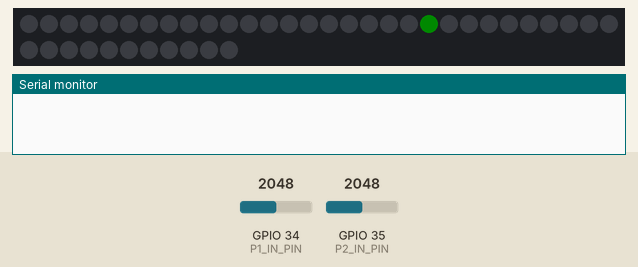
This program was run on a simulated ESP32. On the bench: 41 RGB LEDs in strip order, left to right, continuing on the next row, the last lines printed to the serial monitor. The inputs (shaded band) are chosen by the test bench; at power-on: GPIO 34 (P1_IN_PIN) = 2048, GPIO 35 (P2_IN_PIN) = 2048. Dim RGB values are drawn brighter than linear.

Above: at 1.2 s.
1.3 s: GPIO 34 (P1_IN_PIN) set to 2746
2.8 s: GPIO 34 (P1_IN_PIN) set to 2874
4.3 s: GPIO 35 (P2_IN_PIN) set to 2729
5.8 s: GPIO 35 (P2_IN_PIN) set to 2840
At 38.57 s:
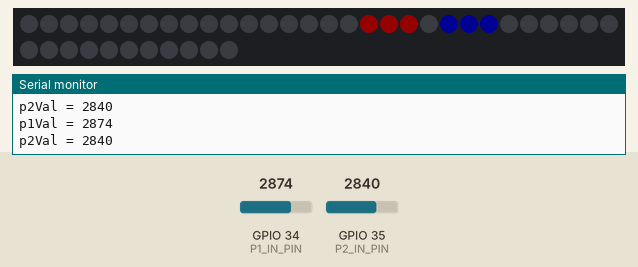
At 39.2 s:
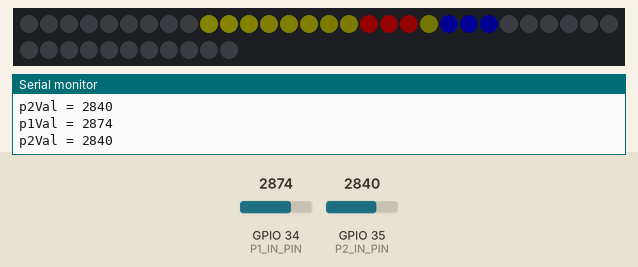
Timing chart, 0 to 39.9 s (numbered marks = the images above; inputs shaded):
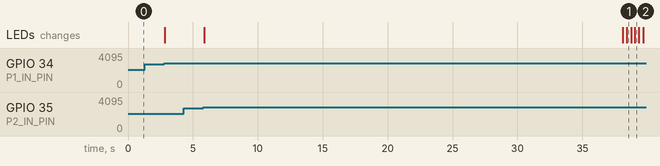

Measured:
- the behaviour switches between 2800 and 2801 on GPIO 35 (P2_IN_PIN) (found by bisection; images 0 and 1)
- after the input at 1.3 s, every drawn part: stays the same
- after the input at 5.8 s, the LEDs: first change after 0.06 s (image 1 shows a later state)

The program:

main.cpp
```cpp
#include <Arduino.h>
#include "FastLED.h"
#include "RunningAverage.h"

// #define NUM_LEDS      120
#define NUM_LEDS      41
#define DATA_PIN      17
#define FRAMES_PER_SECOND 120
#define MAX_POINTS 5
#define ONE_POINT (NUM_LEDS / 2 / MAX_POINTS)
#define BRIGHTNESS 20

// Yellow wire is connected to TX / GPIO 1 with weak pull up
// Red wire is connected to pin 35
// black is 34
#define P1_IN_PIN 34
#define P2_IN_PIN 35

CRGB leds[NUM_LEDS];
uint8_t gHue = 0;

int centerIdx = floor(NUM_LEDS / 2);

int p1Score = 0;
int p2Score = 0;
bool button1pressed = false;
bool button2pressed = false;
bool pulse1 = false;
bool stopGame = false;
int p1State = 0;
int p2State = 0;
int p1Threshhold = 2800;
int p2Threshhold = 2800;
long changed = 0;

RunningAverage p1RA(10);
RunningAverage p2RA(10);

void markChanged() {
  changed = 2000l * (p1Score + p2Score + 1);
}

void reset() {
  p1Score = 0;
  p2Score = 0;
  for (int i = 0; i < FRAMES_PER_SECOND / 2; i++) {
    p1RA.addValue( analogRead(P1_IN_PIN));
    p2RA.addValue( analogRead(P2_IN_PIN));
  }
  if (p1RA.getAverage() > p1Threshhold) {
    p1State = FRAMES_PER_SECOND * 2 / 3;
  }
  if (p2RA.getAverage() > p2Threshhold) {
    p2State = FRAMES_PER_SECOND * 2 / 3;
  }
  markChanged();
}

void setup() {
  Serial.begin(115200);
  while(!Serial) {
    delay(10);
  }

  FastLED.addLeds<WS2812B, DATA_PIN, GRB>(leds, NUM_LEDS).setCorrection(TypicalLEDStrip);
  FastLED.setBrightness(BRIGHTNESS);

  pinMode(P1_IN_PIN, INPUT);
  pinMode(P2_IN_PIN, INPUT);

  // To try:
  // setCpuFrequencyMhz(120);

  // uint32_t Freq = 0;
  // // setCpuFrequencyMhz(120);
  // Freq = getCpuFrequencyMhz();
  // Serial.print("CPU Freq = ");
  // Serial.print(Freq);
  // Serial.println(" MHz");
  // Freq = getXtalFrequencyMhz();
  // Serial.print("XTAL Freq = ");
  // Serial.print(Freq);
  // Serial.println(" MHz");
  // Freq = getApbFrequency();
  // Serial.print("APB Freq = ");
  // Serial.print(Freq);
  // Serial.println(" Hz");

  reset();

}


// ************* Start of "test" ********************
void comet();

void loop()
{

  long startTime = millis();

    // EVERY_N_MILLISECONDS(100)
    // {
    //   Serial.print(p1Score);
    //   Serial.print(":");
    //   Serial.println(p2Score);
    // }

    FastLED.clear();

  if (changed < 0) {
    comet();
  }
  else {
    leds[centerIdx] = CRGB::Green;
  }

      p1RA.addValue( analogRead(P1_IN_PIN));
      p2RA.addValue( analogRead(P2_IN_PIN));

      int p1Val = p1RA.getAverage();


    EVERY_N_MILLISECONDS(100)
    {
      if (p1Val > p1Threshhold && p1Val < 3900) {
        Serial.printf("p1Val = %d\n", p1Val);
      }
    }

      // if reading high...
      if (p1Val > p1Threshhold) {
        // and the player state is unhooked
        if (p1State == 0) {
          markChanged();
          // give them a point
          p1Score++;
          // mark the player as hooked (FRAMES_PER_SECOND would be off for 1 second)
          p1State = FRAMES_PER_SECOND * 2 / 3;
        }
        else {
          p1Threshhold = min(p1Val - 200, 2800);
        }
      }
      else {
        // if the player was hooked
        if (p1State > 0) {
          markChanged();

          // make them unhooked after some amount of time (set above)
          p1State--;
        }
      }

      // mark the lights with the number of points
      // fill_solid(leds, map(p1Score, 0, MAX_POINTS, 0, NUM_LEDS), CRGB::Blue);
      for (int i = floor(NUM_LEDS / 2) - 1; i > floor(NUM_LEDS / 2) - ONE_POINT * p1Score; i--)
      {
        leds[i] = CRGB::Red;
      }

      if (p1Score == MAX_POINTS) {
        FastLED.clear();

        for (int j = 0; j < FRAMES_PER_SECOND * 3; j++)
        {

          for (int i = floor(NUM_LEDS / 2) - 1; i >= floor(NUM_LEDS / 2) - ONE_POINT * p1Score; i--)
          {
            leds[i] = CRGB::Red;
            leds[i].nscale8(beatsin8(40));
          }
          FastLED.show();
          FastLED.delay(1000 / FRAMES_PER_SECOND);
        }
        reset();
      }


      // ----- Player 2:

      int p2Val = p2RA.getAverage();

    EVERY_N_MILLISECONDS(100)
    {
      if (p2Val > p2Threshhold && p2Val < 3900) {
        Serial.printf("p2Val = %d\n", p2Val);
      }
    }

      // if reading high...
      if (p2Val > p2Threshhold) {
        // and the player state is unhooked
        if (p2State == 0) {
          markChanged();
          // give them a point
          p2Score++;
          // mark the player as hooked (FRAMES_PER_SECOND would be off for 1 second)
          p2State = FRAMES_PER_SECOND * 2 / 3;
        }
        else {
          p2Threshhold = min(p2Val - 200, 2800);
        }
      }
      else {
        // if the player was hooked
        if (p2State > 0) {
          markChanged();

          // make them unhooked after some amount of time (set above)
          p2State--;
        }
      }

      // mark the lights with the number of points
      for (int i = ceil(NUM_LEDS / 2) + 1; i < floor(NUM_LEDS / 2) + ONE_POINT * p2Score; i++)
      {
        leds[i] = CRGB::Blue;
      }


      if (p2Score == MAX_POINTS) {
        FastLED.clear();

        for (int j = 0; j < FRAMES_PER_SECOND * 3; j++)
        {
          for (int i = ceil(NUM_LEDS / 2) + 1; i <= floor(NUM_LEDS / 2) + ONE_POINT * p2Score; i++)
          {
            leds[i] = CRGB::Blue;
            leds[i].nscale8(beatsin8(40));
          }
          FastLED.show();
          FastLED.delay(1000 / FRAMES_PER_SECOND);
        }

        reset();
      }

  FastLED.show();
  long delayAmt = (1000 / FRAMES_PER_SECOND) - (millis() - startTime);
  if (delayAmt > 0) {
    changed--;
  }
  else {
    delayAmt = 0;
  }
  // Serial.print("Sleeping for x ms: ");
  // Serial.println(delayAmt);
  FastLED.delay(delayAmt);
}

// ************* End of "test" ******************


// // ************* Start of "rainbowWithGlitter" ********************
// void rainbow()
// {
//   // FastLED's built-in rainbow generator
//   fill_rainbow( leds, NUM_LEDS, gHue, 7);
// }

// void addGlitter( fract8 chanceOfGlitter)
// {
//   if( random8() < chanceOfGlitter) {
//     leds[ random16(NUM_LEDS) ] += CRGB::White;
//   }
// }

// void rainbowWithGlitter()
// {
//   // built-in FastLED rainbow, plus some random sparkly glitter
//   rainbow();
//   addGlitter(80);
// }


// void loop() {
//   FastLED.clear();

//   rainbowWithGlitter();

//   FastLED.show();
//   FastLED.delay(1000 / FRAMES_PER_SECOND);
// }
// // ************* End of "rainbowWithGlitter" ******************


// ******* Start of "comet" ***********
#define LENGTH_OF_TAIL 20

int direction = 1;
int latch = NUM_LEDS - 1 + LENGTH_OF_TAIL;
int tailIdx = LENGTH_OF_TAIL;

void comet() {
  FastLED.clear();

  fadeToBlackBy(leds, NUM_LEDS, 20);
  int pos = beatsin16(30, 0, NUM_LEDS - 1 + LENGTH_OF_TAIL + LENGTH_OF_TAIL);
  for (int i = 0; i < LENGTH_OF_TAIL; i++) {
    int newPos = pos - (direction * i) - LENGTH_OF_TAIL;
    if (newPos >= 0 && newPos < NUM_LEDS) {
      leds[newPos] = CHSV(gHue, 255, 192 - (i * 192 / LENGTH_OF_TAIL));
    }
  }

  if (pos == NUM_LEDS - 1 + LENGTH_OF_TAIL + LENGTH_OF_TAIL) {
    direction = -1;
  }
  else if (pos == 0) {
    direction = 1;
  }

  FastLED.show();
  FastLED.delay(1000 / FRAMES_PER_SECOND);

// I would use EVERY_N_MILLISECONDS but with my loop above, the time is greater than 10 milliseconds and this isn't fired.
// EVERY_N_MILLISECONDS(10) {
  gHue++;
  // }
}
// ******* End of "comet" ***********
```
